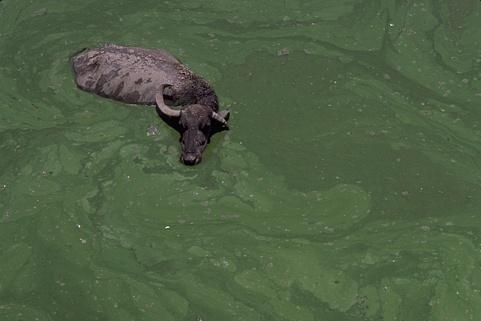
#> input picture Segmentacion/toro.jpg, 481 x 321 px
$ python histograma.py
#> lines starting #> are read from the running program, lines starting #| are printed output that depends on the picture
import cv2
import numpy as np
from matplotlib import pyplot as plt

img = cv2.imread('toro.jpg', cv2.IMREAD_GRAYSCALE)
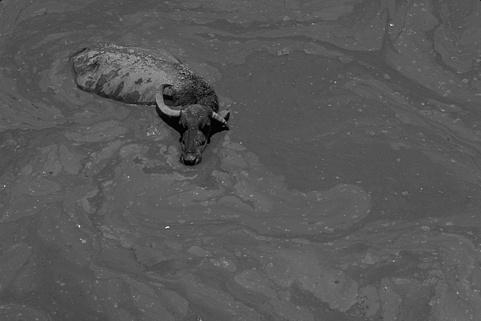
#> img: shape (321, 481); min 0, max 234, mean 87.7

hist = cv2.calcHist([img], [0], None, [256], [0, 256])
#> hist = 256 values, max 8790 at index 84, min 0 at index 170, mean 603.1

plt.subplot(1,2,1)
plt.imshow(img, cmap='gray')
plt.title("Imagen Original")
plt.axis("off")

plt.subplot(1,2,2)
plt.plot(hist, color='gray' )
plt.xlabel('intensidad de iluminacion')
plt.ylabel('cantidad de pixeles')
plt.title("Histograma")

plt.show()
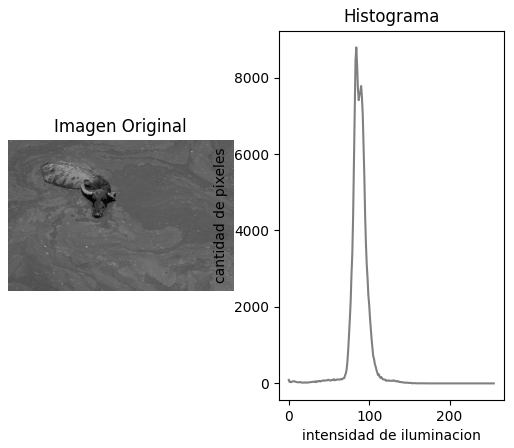
#> figure drawn by matplotlib, 2 panels; panel 2: curve peaks at x = 84, y = 8790

cv2.destroyAllWindows()
